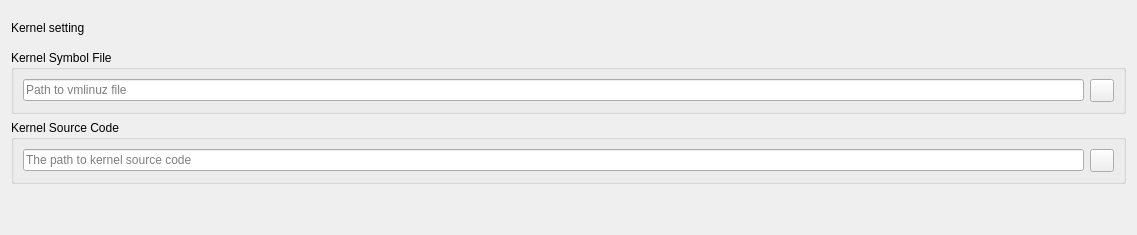
              <widget class="QWidget" name="KernelTab">
               <attribute name="title">
                <string>Kernel</string>
               </attribute>
               <layout class="QGridLayout" name="gridLayout_8">
                <item row="0" column="0">
                 <layout class="QHBoxLayout" name="horizontalLayout_27">
                  <item>
                   <widget class="QLabel" name="openOCDKernelKernelSettinglLabel">
                    <property name="text">
                     <string>Kernel setting</string>
                    </property>
                   </widget>
                  </item>
                  <item>
                   <spacer name="horizontalSpacer_10">
                    <property name="orientation">
                     <enum>Qt::Horizontal</enum>
                    </property>
                    <property name="sizeHint" stdset="0">
                     <size>
                      <width>1041</width>
                      <height>33</height>
                     </size>
                    </property>
                   </spacer>
                  </item>
                 </layout>
                </item>
                <item row="1" column="0">
                 <widget class="QGroupBox" name="executableSymbolNameGroupBox_2">
                  <property name="title">
                   <string>Kernel Symbol File</string>
                  </property>
                  <property name="alignment">
                   <set>Qt::AlignLeading|Qt::AlignLeft|Qt::AlignTop</set>
                  </property>
                  <property name="flat">
                   <bool>false</bool>
                  </property>
                  <layout class="QHBoxLayout" name="horizontalLayout_21">
                   <item>
                    <layout class="QHBoxLayout" name="horizontalLayout_14">
                     <item>
                      <widget class="QLineEdit" name="openOCDKernelKernelSymbolLineEdit">
                       <property name="sizePolicy">
                        <sizepolicy hsizetype="Expanding" vsizetype="Fixed">
                         <horstretch>0</horstretch>
                         <verstretch>0</verstretch>
                        </sizepolicy>
                       </property>
                       <property name="toolTip">
                        <string>Path to vmlinuz file</string>
                       </property>
                       <property name="placeholderText">
                        <string>Path to vmlinuz file</string>
                       </property>
                       <property name="clearButtonEnabled">
                        <bool>true</bool>
                       </property>
                      </widget>
                     </item>
                     <item>
                      <widget class="QToolButton" name="openOCDKernelKernelSymbolPathButton">
                       <property name="sizePolicy">
                        <sizepolicy hsizetype="Minimum" vsizetype="Fixed">
                         <horstretch>0</horstretch>
                         <verstretch>0</verstretch>
                        </sizepolicy>
                       </property>
                       <property name="toolTip">
                        <string>Open a dialog to select the symbol file for the executable.</string>
                       </property>
                       <property name="text">
                        <string/>
                       </property>
                       <property name="icon">
                        <iconset resource="resource.qrc">
                         <normaloff>:/seer/resources/RelaxLightIcons/document-open.svg</normaloff>:/seer/resources/RelaxLightIcons/document-open.svg</iconset>
                       </property>
                      </widget>
                     </item>
                    </layout>
                   </item>
                  </layout>
                 </widget>
                </item>
                <item row="2" column="0">
                 <widget class="QGroupBox" name="executableWorkingDirectoryGroupBox_2">
                  <property name="toolTip">
                   <string/>
                  </property>
                  <property name="title">
                   <string>Kernel Source Code</string>
                  </property>
                  <property name="alignment">
                   <set>Qt::AlignLeading|Qt::AlignLeft|Qt::AlignTop</set>
                  </property>
                  <layout class="QVBoxLayout" name="verticalLayout_7">
                   <item>
                    <layout class="QHBoxLayout" name="horizontalLayout_13">
                     <item>
                      <widget class="QLineEdit" name="openOCDKernelKernelDirLineEdit">
                       <property name="toolTip">
                        <string>The path to kernel source code</string>
                       </property>
                       <property name="placeholderText">
                        <string>The path to kernel source code</string>
                       </property>
                       <property name="clearButtonEnabled">
                        <bool>true</bool>
                       </property>
                      </widget>
                     </item>
                     <item>
                      <widget class="QToolButton" name="openOCDKernelKernelDirPathButton">
                       <property name="toolTip">
                        <string>Open a dialog to select a path.</string>
                       </property>
                       <property name="text">
                        <string/>
                       </property>
                       <property name="icon">
                        <iconset resource="resource.qrc">
                         <normaloff>:/seer/resources/RelaxLightIcons/document-open.svg</normaloff>:/seer/resources/RelaxLightIcons/document-open.svg</iconset>
                       </property>
                      </widget>
                     </item>
                    </layout>
                   </item>
                  </layout>
                 </widget>
                </item>
                <item row="3" column="0">
                 <spacer name="verticalSpacer_7">
                  <property name="orientation">
                   <enum>Qt::Vertical</enum>
                  </property>
                  <property name="sizeHint" stdset="0">
                   <size>
                    <width>20</width>
                    <height>40</height>
                   </size>
                  </property>
                 </spacer>
                </item>
               </layout>
              </widget>
